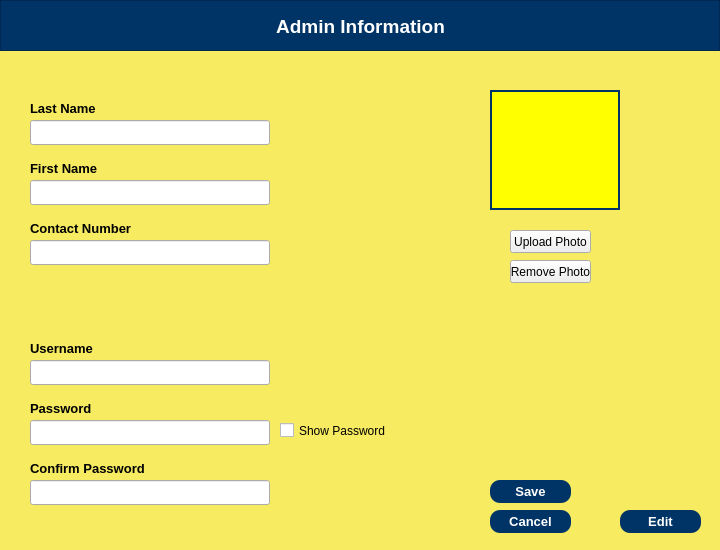
<?xml version="1.0" encoding="UTF-8"?>
<ui version="4.0">
 <class>Dialog</class>
 <widget class="QDialog" name="Dialog">
  <property name="geometry">
   <rect>
    <x>0</x>
    <y>0</y>
    <width>720</width>
    <height>550</height>
   </rect>
  </property>
  <property name="windowTitle">
   <string>Dialog</string>
  </property>
  <widget class="QWidget" name="widgetAdminProfile" native="true">
   <property name="geometry">
    <rect>
     <x>0</x>
     <y>0</y>
     <width>720</width>
     <height>550</height>
    </rect>
   </property>
   <property name="font">
    <font>
     <family>Arial</family>
     <kerning>false</kerning>
    </font>
   </property>
   <property name="styleSheet">
    <string notr="true">QWidget #widgetAdminProfile {
	background-color:  rgb(246, 235, 97);
}</string>
   </property>
   <widget class="QFrame" name="frame">
    <property name="geometry">
     <rect>
      <x>0</x>
      <y>0</y>
      <width>720</width>
      <height>51</height>
     </rect>
    </property>
    <property name="font">
     <font>
      <family>Arial</family>
      <kerning>false</kerning>
     </font>
    </property>
    <property name="styleSheet">
     <string notr="true">background-color: rgb(0, 51, 102);
color: white;</string>
    </property>
    <property name="frameShape">
     <enum>QFrame::StyledPanel</enum>
    </property>
    <property name="frameShadow">
     <enum>QFrame::Raised</enum>
    </property>
    <widget class="QLabel" name="label">
     <property name="geometry">
      <rect>
       <x>210</x>
       <y>16</y>
       <width>301</width>
       <height>20</height>
      </rect>
     </property>
     <property name="font">
      <font>
       <family>Arial</family>
       <pointsize>14</pointsize>
       <weight>75</weight>
       <bold>true</bold>
       <kerning>false</kerning>
      </font>
     </property>
     <property name="text">
      <string>Admin Information</string>
     </property>
     <property name="alignment">
      <set>Qt::AlignCenter</set>
     </property>
    </widget>
   </widget>
   <widget class="QLabel" name="label_2">
    <property name="geometry">
     <rect>
      <x>30</x>
      <y>100</y>
      <width>81</width>
      <height>16</height>
     </rect>
    </property>
    <property name="font">
     <font>
      <family>Arial</family>
      <pointsize>10</pointsize>
      <weight>75</weight>
      <bold>true</bold>
      <kerning>false</kerning>
     </font>
    </property>
    <property name="text">
     <string>Last Name</string>
    </property>
   </widget>
   <widget class="QPushButton" name="pushBtnEditAdmin">
    <property name="geometry">
     <rect>
      <x>620</x>
      <y>510</y>
      <width>81</width>
      <height>23</height>
     </rect>
    </property>
    <property name="font">
     <font>
      <family>Arial</family>
      <pointsize>10</pointsize>
      <weight>75</weight>
      <bold>true</bold>
      <kerning>false</kerning>
     </font>
    </property>
    <property name="styleSheet">
     <string notr="true">background-color: rgb(0, 51, 102);
color: white;
border-radius: 10px;</string>
    </property>
    <property name="text">
     <string>Edit</string>
    </property>
    <property name="checkable">
     <bool>false</bool>
    </property>
   </widget>
   <widget class="QLabel" name="label_3">
    <property name="geometry">
     <rect>
      <x>30</x>
      <y>160</y>
      <width>81</width>
      <height>16</height>
     </rect>
    </property>
    <property name="font">
     <font>
      <family>Arial</family>
      <pointsize>10</pointsize>
      <weight>75</weight>
      <bold>true</bold>
      <kerning>false</kerning>
     </font>
    </property>
    <property name="text">
     <string>First Name</string>
    </property>
   </widget>
   <widget class="QLabel" name="label_5">
    <property name="geometry">
     <rect>
      <x>30</x>
      <y>220</y>
      <width>131</width>
      <height>16</height>
     </rect>
    </property>
    <property name="font">
     <font>
      <family>Arial</family>
      <pointsize>10</pointsize>
      <weight>75</weight>
      <bold>true</bold>
      <kerning>false</kerning>
     </font>
    </property>
    <property name="text">
     <string>Contact Number</string>
    </property>
   </widget>
   <widget class="QLineEdit" name="lineEditAdminLname">
    <property name="geometry">
     <rect>
      <x>30</x>
      <y>120</y>
      <width>240</width>
      <height>25</height>
     </rect>
    </property>
    <property name="font">
     <font>
      <family>Arial</family>
      <kerning>false</kerning>
     </font>
    </property>
   </widget>
   <widget class="QLineEdit" name="lineEditAdminFname">
    <property name="geometry">
     <rect>
      <x>30</x>
      <y>180</y>
      <width>240</width>
      <height>25</height>
     </rect>
    </property>
    <property name="font">
     <font>
      <family>Arial</family>
      <kerning>false</kerning>
     </font>
    </property>
   </widget>
   <widget class="QLineEdit" name="lineEditAdminContact">
    <property name="geometry">
     <rect>
      <x>30</x>
      <y>240</y>
      <width>240</width>
      <height>25</height>
     </rect>
    </property>
    <property name="font">
     <font>
      <family>Arial</family>
      <kerning>false</kerning>
     </font>
    </property>
   </widget>
   <widget class="QPushButton" name="pushBtnSaveAdmin">
    <property name="geometry">
     <rect>
      <x>490</x>
      <y>480</y>
      <width>81</width>
      <height>23</height>
     </rect>
    </property>
    <property name="font">
     <font>
      <family>Arial</family>
      <pointsize>10</pointsize>
      <weight>75</weight>
      <bold>true</bold>
      <kerning>false</kerning>
     </font>
    </property>
    <property name="styleSheet">
     <string notr="true">background-color: rgb(0, 51, 102);
color: white;
border-radius: 10px;</string>
    </property>
    <property name="text">
     <string>Save</string>
    </property>
    <property name="checkable">
     <bool>false</bool>
    </property>
   </widget>
   <widget class="QLabel" name="labelAdminPic">
    <property name="geometry">
     <rect>
      <x>490</x>
      <y>90</y>
      <width>130</width>
      <height>120</height>
     </rect>
    </property>
    <property name="styleSheet">
     <string notr="true">background-color: yellow;
border: 2px solid  rgb(0, 51, 102);</string>
    </property>
    <property name="text">
     <string/>
    </property>
    <property name="scaledContents">
     <bool>true</bool>
    </property>
   </widget>
   <widget class="QPushButton" name="pushBtnUploadAdminPic">
    <property name="geometry">
     <rect>
      <x>510</x>
      <y>230</y>
      <width>81</width>
      <height>23</height>
     </rect>
    </property>
    <property name="text">
     <string>Upload Photo</string>
    </property>
   </widget>
   <widget class="QLabel" name="label_6">
    <property name="geometry">
     <rect>
      <x>30</x>
      <y>340</y>
      <width>81</width>
      <height>16</height>
     </rect>
    </property>
    <property name="font">
     <font>
      <family>Arial</family>
      <pointsize>10</pointsize>
      <weight>75</weight>
      <bold>true</bold>
      <kerning>false</kerning>
     </font>
    </property>
    <property name="text">
     <string>Username</string>
    </property>
   </widget>
   <widget class="QLineEdit" name="lineEditUsername">
    <property name="geometry">
     <rect>
      <x>30</x>
      <y>360</y>
      <width>240</width>
      <height>25</height>
     </rect>
    </property>
    <property name="font">
     <font>
      <family>Arial</family>
      <kerning>false</kerning>
     </font>
    </property>
   </widget>
   <widget class="QLabel" name="label_7">
    <property name="geometry">
     <rect>
      <x>30</x>
      <y>400</y>
      <width>81</width>
      <height>16</height>
     </rect>
    </property>
    <property name="font">
     <font>
      <family>Arial</family>
      <pointsize>10</pointsize>
      <weight>75</weight>
      <bold>true</bold>
      <kerning>false</kerning>
     </font>
    </property>
    <property name="text">
     <string>Password</string>
    </property>
   </widget>
   <widget class="QLineEdit" name="lineEditPassword">
    <property name="geometry">
     <rect>
      <x>30</x>
      <y>420</y>
      <width>240</width>
      <height>25</height>
     </rect>
    </property>
    <property name="font">
     <font>
      <family>Arial</family>
      <kerning>false</kerning>
     </font>
    </property>
    <property name="echoMode">
     <enum>QLineEdit::Password</enum>
    </property>
   </widget>
   <widget class="QPushButton" name="pushBtnRemoveAdminPic">
    <property name="geometry">
     <rect>
      <x>510</x>
      <y>260</y>
      <width>81</width>
      <height>23</height>
     </rect>
    </property>
    <property name="text">
     <string>Remove Photo</string>
    </property>
   </widget>
   <widget class="QLabel" name="label_9">
    <property name="geometry">
     <rect>
      <x>30</x>
      <y>460</y>
      <width>131</width>
      <height>16</height>
     </rect>
    </property>
    <property name="font">
     <font>
      <family>Arial</family>
      <pointsize>10</pointsize>
      <weight>75</weight>
      <bold>true</bold>
      <kerning>false</kerning>
     </font>
    </property>
    <property name="text">
     <string>Confirm Password</string>
    </property>
   </widget>
   <widget class="QLineEdit" name="lineEditCPassword">
    <property name="geometry">
     <rect>
      <x>30</x>
      <y>480</y>
      <width>240</width>
      <height>25</height>
     </rect>
    </property>
    <property name="font">
     <font>
      <family>Arial</family>
      <kerning>false</kerning>
     </font>
    </property>
    <property name="echoMode">
     <enum>QLineEdit::Password</enum>
    </property>
   </widget>
   <widget class="QPushButton" name="pushBtnCancelAdmin">
    <property name="geometry">
     <rect>
      <x>490</x>
      <y>510</y>
      <width>81</width>
      <height>23</height>
     </rect>
    </property>
    <property name="font">
     <font>
      <family>Arial</family>
      <pointsize>10</pointsize>
      <weight>75</weight>
      <bold>true</bold>
      <kerning>false</kerning>
     </font>
    </property>
    <property name="styleSheet">
     <string notr="true">background-color: rgb(0, 51, 102);
color: white;
border-radius: 10px;</string>
    </property>
    <property name="text">
     <string>Cancel</string>
    </property>
    <property name="checkable">
     <bool>false</bool>
    </property>
   </widget>
   <widget class="QCheckBox" name="showPass">
    <property name="geometry">
     <rect>
      <x>280</x>
      <y>420</y>
      <width>111</width>
      <height>21</height>
     </rect>
    </property>
    <property name="text">
     <string>Show Password</string>
    </property>
   </widget>
  </widget>
 </widget>
 <resources/>
 <connections/>
</ui>
